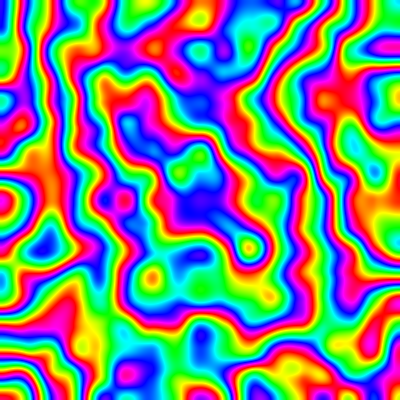
Frame 1 (no input)
Frame 2 (the mouse pressed at the canvas centre, redrawn once): identical to frame 1, image omitted

The p5.js sketch that drew this single still picture (run headless with seeded random() and noise() and a simulated clock; the mouse was pressed at the canvas centre and the sketch redrawn once):

// p5.js sketch
// ── sketch.js
function setup() {
    createCanvas(400, 400);
    pixelDensity(1);
    noLoop();
    colorMode(HSL, 1);
}

function draw() {
    const increment = 0.005;
    loadPixels();
    let yOffset = 0;
    for (let y = 0; y < height; y++) {
        let xOffset = 0;
        for (let x = 0; x < width; x++) {
            const index = (x + y * width) * 4;
            // Remove the first fractional value
            // to get all possible colors from the normal distributed noise.
            const hue = (noise(xOffset, yOffset) * 10) % 1;
            const c = color(hue, 1, 0.5);
            pixels[index] = red(c);
            pixels[index + 1] = green(c);
            pixels[index + 2] = blue(c);
            pixels[index + 3] = 255;
            xOffset += increment;
        }
        yOffset += increment;
    }
    updatePixels();
}
